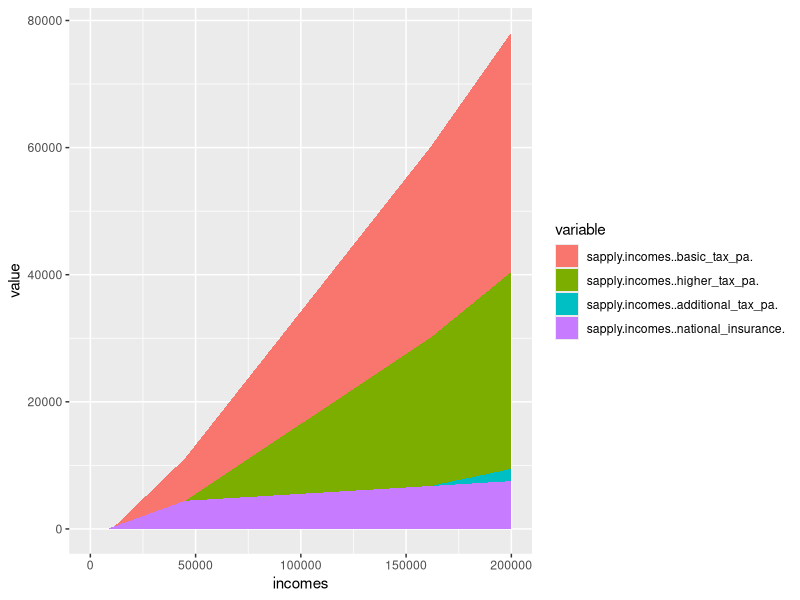

Write the R code that produced this figure.
# source this file with source('income-tax.R')

library(ggplot2)
library(reshape2)

# this should be an array of gross incomes over which we
# want to plot our data

few_incomes <- c(100,10000, 15000, 44999,45001, 46000, 60000, 149000, 152000, 200000)

gross_incomes <- seq(1,200000, by=50)

# parameters defined by government:

# INCOME TAX #

# all of these sterling amounts are per annum.

# you get this much tax free:
personal_allowance <- 11500

# after which you're taxed at the Basic Rate:
basic_rate <- 0.2

# basic rate tax band is up to this much (after allowances):
higher_rate_threshold <- 33500

# at which point you are taxed at the Higher Rate:
higher_rate <- 0.4

# and then when you reach this much (after allowances):
additional_rate_threshold <- 150000

# you are taxed at the Additional Rate:
additional_rate <- 0.45 


# NATIONAL INSURANCE #

# these figures are class 1, regular employee amounts
# The UK government gives these in monthly, not annual, amounts
# so all of these sterling amounts are per calendar month

# the primary threshold is:
primary_threshold <- 680

# above the primary threshold
# to the upper earnings limit
# you pay:
primary_rate <- 0.12

# the upper earnings limit is:
upper_earnings_limit <- 3750

# above the upper earnings limit
# you pay:
upper_rate <- 0.02

# End of government parameters #

basic_tax <- function(adj) { 
  max(0, adj * 0.2)
}

higher_tax <- function(adj) {
  max(0, (adj - higher_rate_threshold) * (higher_rate - basic_rate))
}

additional_tax <- function(adj) {
  max(0, (adj - additional_rate_threshold) * (additional_rate - higher_rate))
}

basic_tax_pa <- function(gross) {
  basic_tax(gross - personal_allowance)
}

higher_tax_pa <- function(gross) {
  higher_tax(gross - personal_allowance)
}

additional_tax_pa <- function(gross) {
  additional_tax(gross - personal_allowance)
}

tax_function <- function(gross, allowance) {
  post_allowance <- gross - allowance
  basic_tax(post_allowance) + higher_tax(post_allowance) + additional_tax(post_allowance)
}


# this doesn't work so well as a cumulation of rates, because the basic
# rate is 12%, and then higher than that is effectively a -10% on top
# of that. So will compute it as a single value, rather than tiers.
national_insurance_basic <- function(gross) {
  max(0, (gross - (primary_threshold * 12)) * primary_rate)
}

# this one looks a bit different to the others because it *can* give
# a negative contribution. max is moved to a different position, that
# might also work in the others?
national_insurance_higher <- function(gross) {
  max(0,(gross - (upper_earnings_limit * 12))) * (upper_rate - primary_rate)
}

national_insurance <- function(gross) {
  national_insurance_basic(gross) + national_insurance_higher(gross)
}

fr <- function(incomes) {
  data.frame(incomes,  
                        sapply(incomes, basic_tax_pa),
                        sapply(incomes, higher_tax_pa),
                        sapply(incomes, additional_tax_pa),
                        sapply(incomes, national_insurance)
                       )
}

tax_frame <- fr(gross_incomes)
few_tax_frame <- fr(few_incomes)

ggplot(melt(tax_frame, id.vars="incomes"),
       aes(x=incomes, y=value, fill=variable)) + geom_area()
